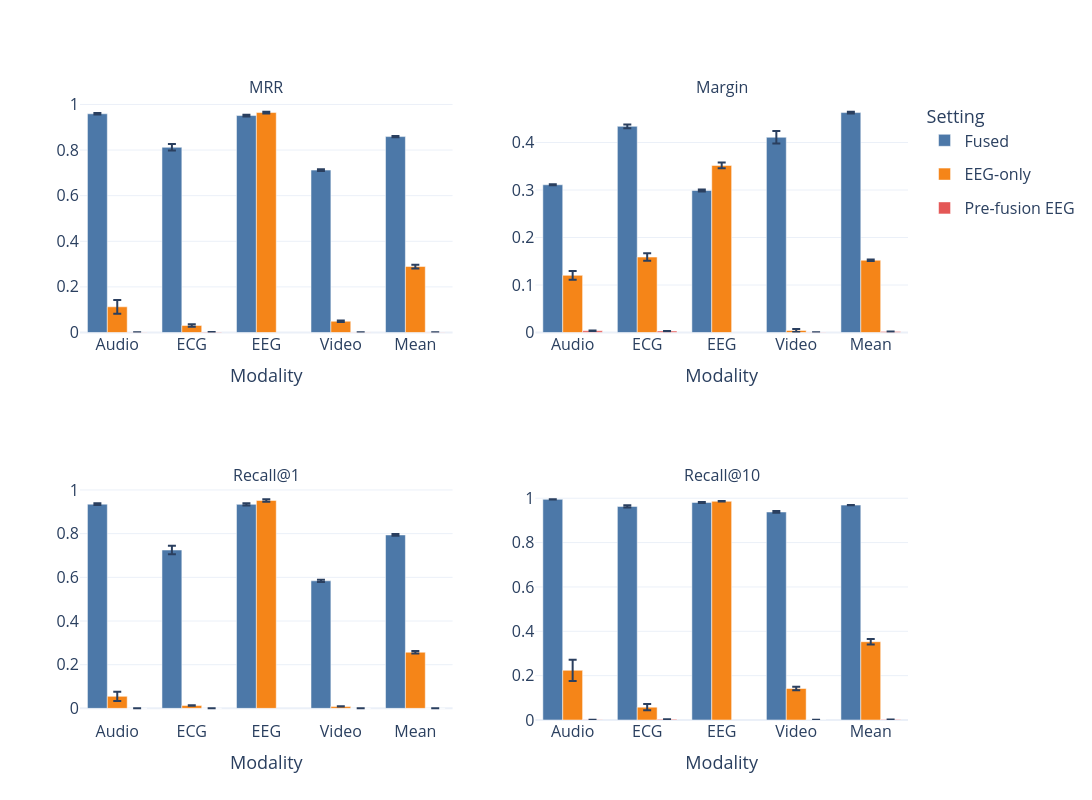

Here is the notebook cell this chart was saved with:
### Code cell
a.update_layout(
    font=dict(size=18),
    title_font=dict(size=24),
    legend_title_font=dict(size=18),
    legend_font=dict(size=16),
)
a.update_xaxes(tickfont=dict(size=16), title_font=dict(size=18))
a.update_yaxes(tickfont=dict(size=16), title_font=dict(size=18))

### Figure 1 — Plotly figure (JSON) as saved in the notebook; plotly's stock layout.template omitted (floating-point values rounded to 4 significant figures)
{"data": [{"error_y": {"array": [0.003, 0.014, 0.0038, 0.004, 0.003], "type": "data", "visible": true}, "legendgroup": "Fused", "marker": {"color": "#4C78A8"}, "name": "Fused", "showlegend": true, "x": ["Audio", "ECG", "EEG", "Video", "Mean"], "y": [0.959, 0.812, 0.9513, 0.712, 0.859], "type": "bar", "xaxis": "x", "yaxis": "y"}, {"error_y": {"array": [0.03, 0.005, 0.004, 0.003, 0.0083], "type": "data", "visible": true}, "legendgroup": "EEG-only", "marker": {"color": "#F58518"}, "name": "EEG-only", "showlegend": true, "x": ["Audio", "ECG", "EEG", "Video", "Mean"], "y": [0.1127, 0.0307, 0.9645, 0.0493, 0.2893], "type": "bar", "xaxis": "x", "yaxis": "y"}, {"error_y": {"array": [5.06e-05, 0.000344, null, 7.79e-05, 0.000146], "type": "data", "visible": true}, "legendgroup": "Pre-fusion EEG", "marker": {"color": "#E45756"}, "name": "Pre-fusion EEG", "showlegend": true, "x": ["Audio", "ECG", "EEG", "Video", "Mean"], "y": [0.001, 0.002, null, 0.000563, 0.001], "type": "bar", "xaxis": "x", "yaxis": "y"}, {"error_y": {"array": [0.001, 0.004, 0.002, 0.013, 0.002], "type": "data", "visible": true}, "legendgroup": "Fused", "marker": {"color": "#4C78A8"}, "name": "Fused", "showlegend": false, "x": ["Audio", "ECG", "EEG", "Video", "Mean"], "y": [0.311, 0.434, 0.299, 0.411, 0.463], "type": "bar", "xaxis": "x2", "yaxis": "y2"}, {"error_y": {"array": [0.009, 0.008, 0.006, 0.003, 0.0017], "type": "data", "visible": true}, "legendgroup": "EEG-only", "marker": {"color": "#F58518"}, "name": "EEG-only", "showlegend": false, "x": ["Audio", "ECG", "EEG", "Video", "Mean"], "y": [0.1203, 0.1588, 0.3517, 0.0043, 0.1521], "type": "bar", "xaxis": "x2", "yaxis": "y2"}, {"error_y": {"array": [0.0006, 0.000373, null, 0.000232, 0.0002], "type": "data", "visible": true}, "legendgroup": "Pre-fusion EEG", "marker": {"color": "#E45756"}, "name": "Pre-fusion EEG", "showlegend": false, "x": ["Audio", "ECG", "EEG", "Video", "Mean"], "y": [0.0035, 0.003, null, 0.000557, 0.002], "type": "bar", "xaxis": "x2", "yaxis": "y2"}, {"error_y": {"array": [0.004, 0.019, 0.005, 0.005, 0.004], "type": "data", "visible": true}, "legendgroup": "Fused", "marker": {"color": "#4C78A8"}, "name": "Fused", "showlegend": false, "x": ["Audio", "ECG", "EEG", "Video", "Mean"], "y": [0.935, 0.725, 0.934, 0.584, 0.794], "type": "bar", "xaxis": "x3", "yaxis": "y3"}, {"error_y": {"array": [0.021, 0.000911, 0.006, 0.000506, 0.006], "type": "data", "visible": true}, "legendgroup": "EEG-only", "marker": {"color": "#F58518"}, "name": "EEG-only", "showlegend": false, "x": ["Audio", "ECG", "EEG", "Video", "Mean"], "y": [0.055, 0.013, 0.952, 0.009, 0.257], "type": "bar", "xaxis": "x3", "yaxis": "y3"}, {"error_y": {"array": [0.000112, 0.000253, null, 3.26e-05, 0.000129], "type": "data", "visible": true}, "legendgroup": "Pre-fusion EEG", "marker": {"color": "#E45756"}, "name": "Pre-fusion EEG", "showlegend": false, "x": ["Audio", "ECG", "EEG", "Video", "Mean"], "y": [0.000223, 0.000365, null, 1.88e-05, 0.000202], "type": "bar", "xaxis": "x3", "yaxis": "y3"}, {"error_y": {"array": [0.001, 0.005, 0.002, 0.004, 0.000664], "type": "data", "visible": true}, "legendgroup": "Fused", "marker": {"color": "#4C78A8"}, "name": "Fused", "showlegend": false, "x": ["Audio", "ECG", "EEG", "Video", "Mean"], "y": [0.995, 0.963, 0.981, 0.938, 0.969], "type": "bar", "xaxis": "x4", "yaxis": "y4"}, {"error_y": {"array": [0.048, 0.014, 0.001, 0.008, 0.012], "type": "data", "visible": true}, "legendgroup": "EEG-only", "marker": {"color": "#F58518"}, "name": "EEG-only", "showlegend": false, "x": ["Audio", "ECG", "EEG", "Video", "Mean"], "y": [0.224, 0.058, 0.986, 0.142, 0.353], "type": "bar", "xaxis": "x4", "yaxis": "y4"}, {"error_y": {"array": [6.45e-05, 0.000455, null, 0.000246, 0.00022], "type": "data", "visible": true}, "legendgroup": "Pre-fusion EEG", "marker": {"color": "#E45756"}, "name": "Pre-fusion EEG", "showlegend": false, "x": ["Audio", "ECG", "EEG", "Video", "Mean"], "y": [0.001, 0.003, null, 0.000508, 0.002], "type": "bar", "xaxis": "x4", "yaxis": "y4"}], "layout": {"xaxis": {"anchor": "y", "domain": [0.0, 0.45], "title": {"text": "Modality", "font": {"size": 18}}, "tickfont": {"size": 16}}, "yaxis": {"anchor": "x", "domain": [0.625, 1.0], "tickfont": {"size": 16}, "title": {"font": {"size": 18}}}, "xaxis2": {"anchor": "y2", "domain": [0.55, 1.0], "title": {"text": "Modality", "font": {"size": 18}}, "tickfont": {"size": 16}}, "yaxis2": {"anchor": "x2", "domain": [0.625, 1.0], "tickfont": {"size": 16}, "title": {"font": {"size": 18}}}, "xaxis3": {"anchor": "y3", "domain": [0.0, 0.45], "title": {"text": "Modality", "font": {"size": 18}}, "tickfont": {"size": 16}}, "yaxis3": {"anchor": "x3", "domain": [0.0, 0.375], "tickfont": {"size": 16}, "title": {"font": {"size": 18}}}, "xaxis4": {"anchor": "y4", "domain": [0.55, 1.0], "title": {"text": "Modality", "font": {"size": 18}}, "tickfont": {"size": 16}}, "yaxis4": {"anchor": "x4", "domain": [0.0, 0.375], "tickfont": {"size": 16}, "title": {"font": {"size": 18}}}, "annotations": [{"font": {"size": 16}, "showarrow": false, "text": "MRR", "x": 0.225, "xanchor": "center", "xref": "paper", "y": 1.0, "yanchor": "bottom", "yref": "paper"}, {"font": {"size": 16}, "showarrow": false, "text": "Margin", "x": 0.775, "xanchor": "center", "xref": "paper", "y": 1.0, "yanchor": "bottom", "yref": "paper"}, {"font": {"size": 16}, "showarrow": false, "text": "Recall@1", "x": 0.225, "xanchor": "center", "xref": "paper", "y": 0.375, "yanchor": "bottom", "yref": "paper"}, {"font": {"size": 16}, "showarrow": false, "text": "Recall@10", "x": 0.775, "xanchor": "center", "xref": "paper", "y": 0.375, "yanchor": "bottom", "yref": "paper"}], "legend": {"title": {"text": "Setting", "font": {"size": 18}}, "font": {"size": 16}}, "title": {"text": "", "font": {"size": 24}}, "barmode": "group", "height": 800, "width": 1100, "font": {"size": 18}}}
